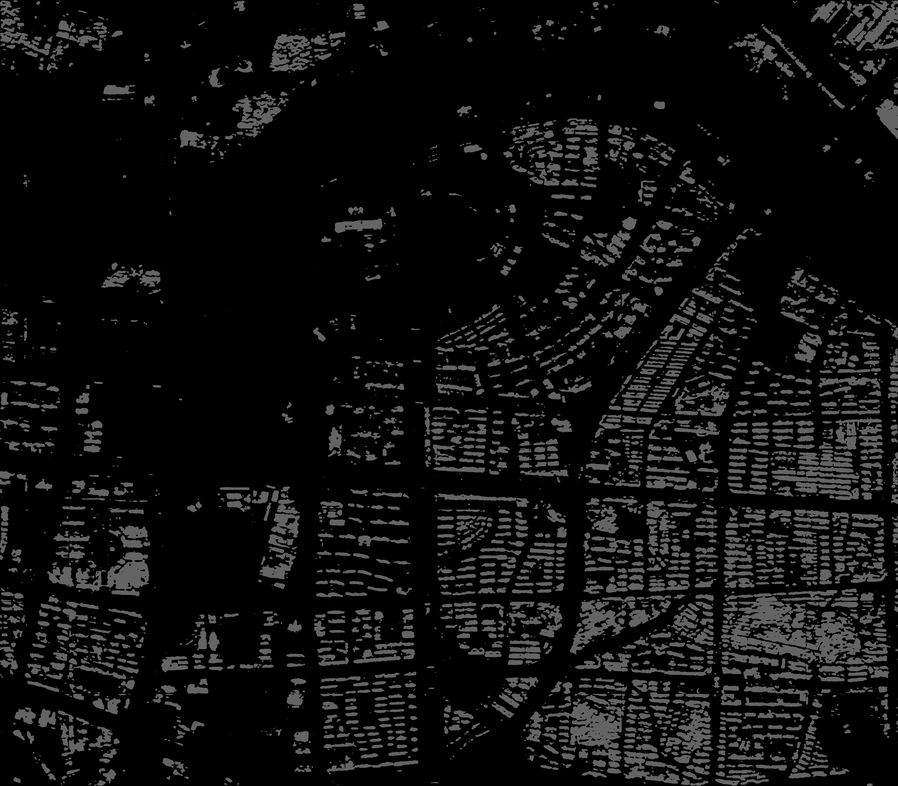
#> input picture Subset11_img_RGB.predX255.tif_flip.png, 898 x 786 px, shrunk from 5001 x 4377 before the run
$ python flip.py ../Subset11_img_RGB.predX255.tif_flip.png out.png
#> lines starting #> are read from the running program, lines starting #| are printed output that depends on the picture
# encoding:utf-8
import cv2
import sys
import os

def main():
    in_img = sys.argv[1]
    out_path = sys.argv[2]
    image = cv2.imread(in_img)
#> image is the input picture: shape (786, 898, 3); min 0, max 128, mean 15.2

    # Flipped Horizontally 水平翻转
    h_flip = cv2.flip(image, 1)
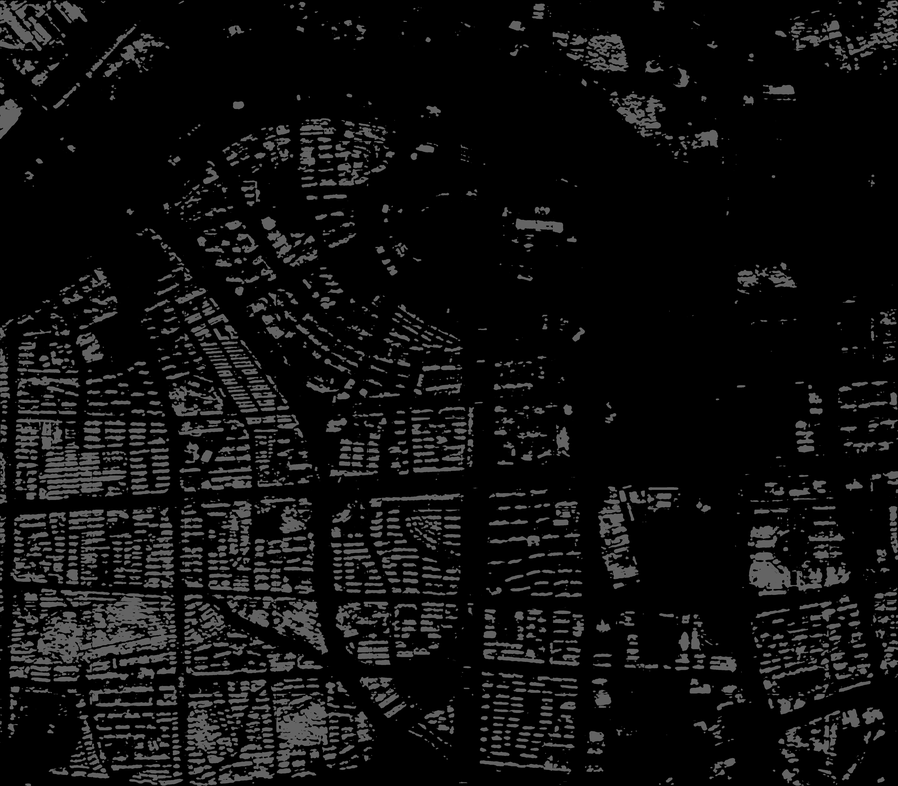
#> h_flip: shape (786, 898, 3); min 0, max 128, mean 15.2
    cv2.imwrite(out_path+os.path.basename(in_img)[:-4]+'_flip.tif', h_flip)


if __name__ == "__main__":
    main()

$ run again, on Subset11_1026_1026.tif
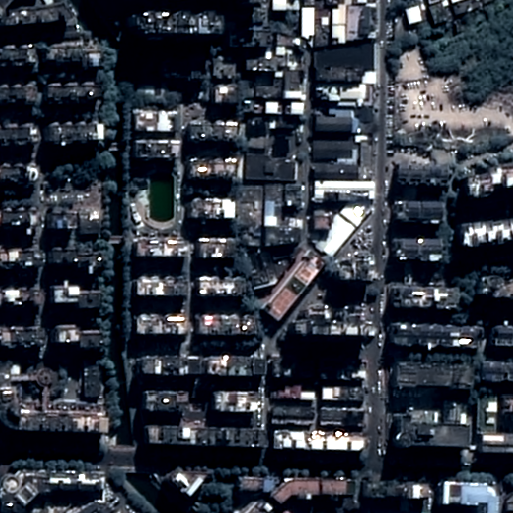
#> input picture Subset11_1026_1026.tif, 513 x 513 px
#> in main, image is the input picture: shape (513, 513, 3); mean B, G, R 64, 53.8, 48.2
#> in main, `h_flip = cv2.flip(image, 1)`:
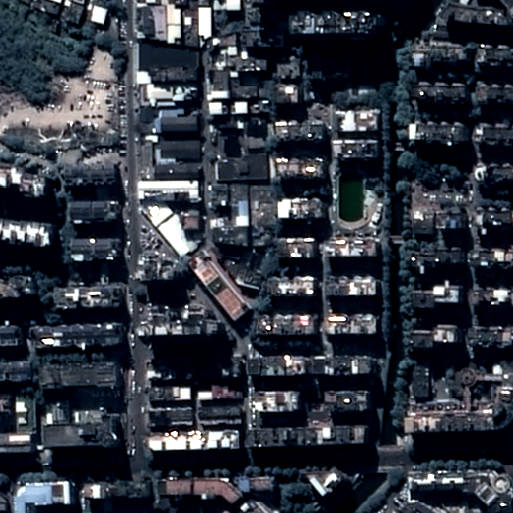
#> h_flip: shape (513, 513, 3); mean B, G, R 64, 53.8, 48.2
